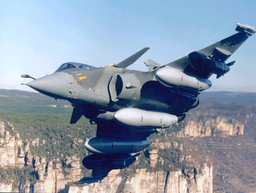
#> input picture sample_2.bmp, 256 x 193 px, shrunk from 1356 x 1020 before the run
$ python lab_1.py
#> lines starting #> are read from the running program, lines starting #| are printed output that depends on the picture; after the words box and inside, x2 and y2 are one past the last pixel; in counts of white or black regions, pixels touching at a corner belong together
from PIL import Image
import numpy as np

import time


def timeit(method):
    def timed(*args, **kw):
        ts = time.time()
        result = method(*args, **kw)
        te = time.time()
        if 'log_time' in kw:
            name = kw.get('log_name', method.__name__.upper())
            kw['log_time'][name] = int((te - ts) * 1000)
        else:
            print('%r  %2.2f ms' % \
                  (method.__name__, (te - ts) * 1000))
        return result
    return timed


class ResultNotExist(Exception):
    pass


class WrongWindowSize(Exception):
    pass


class LabImage:
    def __init__(self, path=None):
#> called with path = 'sample_2.bmp'
        self.path = path
        self.result = None
        self.grayscale_matrix = None
        self.bin_matrix = None

        if path is not None:
            self.orig = Image.open(path).convert("RGB")
#> self.orig is the input picture: PIL image 256x193 RGB; mean R, G, B 140, 153.2, 169.9
            self.size = self.orig.size
#> self.size = (256, 193)
            self.height, self.width = self.size
#> self.height = 256; self.width = 193
            self.rgb_matrix = np.array(self.orig)

    def read(self, path: str):
        self.path = path

        self.orig = Image.open(path).convert("RGB")
        self.size = self.orig.size
        self.height, self.width = self.size
        self.rgb_matrix = np.array(self.orig)

    def show(self):
        if self.result is None:
            self.orig.show()
        else:
            self.result.show()

    def to_grayscale(self):
        gray_matrix = np.sum(self.rgb_matrix, axis=2) // 3
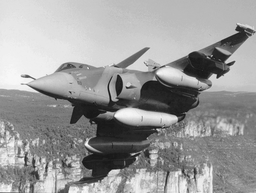
#> gray_matrix: shape (193, 256) uint64; min 13, max 254, mean 154
        gray_im = Image.fromarray(np.uint8(gray_matrix), 'L')

        self.grayscale_matrix = gray_matrix
        self.result = gray_im

    @timeit
    def binarization(self, rsize=3, Rsize=15, eps=15):
        # @timeit
#> called with rsize = 3, Rsize = 15, eps = 15
        def otsu_global(matrix: np.ndarray):
            n_curr = 0
            T_res = 0
            M0_res = 0
            M1_res = 0

            p_tmp = np.unique(matrix, return_counts=True)
            p = p_tmp[1] / matrix.size

            for t in range(matrix.min(), matrix.max()):
                w0 = p[p_tmp[0] <= t].sum() if p[p_tmp[0] <= t].sum() > 0.00001 else 0.00001
                w1 = 1 - w0 if 1 - w0 > 0.00001 else 0.00001
                M0 = (p_tmp[0][p_tmp[0] <= t] * p[p_tmp[0] <= t]).sum() / w0
                M1 = (p_tmp[0][p_tmp[0] > t] * p[p_tmp[0] > t]).sum() / w1
                D0 = (p[p_tmp[0] <= t] * np.square(p_tmp[0][p_tmp[0] <= t] - M0)).sum()
                D1 = (p[p_tmp[0] > t] * np.square(p_tmp[0][p_tmp[0] > t] - M1)).sum()

                n = (w0 * w1 * (M0 - M1)**2) // (w0 * D0 + w1 * D1)
                if n >= n_curr:
                    n_curr = n
                    T_res = t
                    M0_res = M0
                    M1_res = M1

            return T_res, M0_res, M1_res

        @timeit
        def split_submatrix(matrix: np.ndarray, submat1_shape: tuple, submat2_shape: tuple):
#> called with submat1_shape = (3, 3), submat2_shape = (15, 15)
            p, q = submat1_shape
            P, Q = submat2_shape
            m, n = matrix.shape
            k = []
            K = []

            bias_p = (P - p) // 2
            bias_q = (Q - q) // 2
            for x in range(0, m, p):
                for y in range(0, n, q):
                    k.append(((x, (x + p) if (x + p - m) < 0 else m),
                              (y, (y + q) if (y + q - n) < 0 else n)))
                    K.append((((x - bias_p) if (x - bias_p) > 0 else 0, (x + P - bias_p) if (x + P - bias_p) < m else m),
                             ((y - bias_q) if (y - bias_q) > 0 else 0, (y + Q - bias_q) if (y + Q - bias_q) < n else n)))
            return k, K

        def binarization_processor(matrix_ind: tuple, epsilon=eps):
            matrix_k_ind, matrix_K_ind = matrix_ind
            matrix_k = self.grayscale_matrix[matrix_k_ind[0][0]: matrix_k_ind[0][1],
                                             matrix_k_ind[1][0]: matrix_k_ind[1][1]]
            matrix_K = self.grayscale_matrix[matrix_K_ind[0][0]: matrix_K_ind[0][1],
                                             matrix_K_ind[1][0]: matrix_K_ind[1][1]]
            T, M0, M1 = otsu_global(matrix_K)

            if abs(M1 - M0) >= epsilon:
                self.bin_matrix[matrix_k_ind[0][0]: matrix_k_ind[0][1], matrix_k_ind[1][0]: matrix_k_ind[1][1]] = \
                    np.where(matrix_k < T, 0, 255)
            else:
                k_mean = matrix_k.mean()
                new_T = (M0 + M1) / 2
                self.bin_matrix[matrix_k_ind[0][0]: matrix_k_ind[0][1], matrix_k_ind[1][0]: matrix_k_ind[1][1]]\
                    .fill(0 if k_mean <= new_T else 255)

        if (not (rsize % 2) and not (Rsize % 2)) or ((rsize % 2) and (Rsize % 2)):
            if self.grayscale_matrix is None:
                self.to_grayscale()
            self.bin_matrix = self.grayscale_matrix.astype(np.uint8)

            k, K = split_submatrix(self.bin_matrix, (rsize, rsize), (Rsize, Rsize))
#> k = 5590 items; K = 5590 items

            for x in zip(k, K):
                binarization_processor(x)
#> this loop made 5590 passes
#> (matrix_k_ind in binarization_processor, matrix_K_ind in binarization_processor, matrix_k in binarization_processor, T in binarization_processor, M0 in binarization_processor, M1 in binarization_processor, k_mean in binarization_processor, new_T in binarization_processor) on passes 10 to 12: (((0, 3), (27, 30)), ((0, 9), (21, 36)), [[223, 221, 220], [223, 223, 222], [223, 223, 221]], 222, 220.8, 223.5, 222.1, 222.2), (((0, 3), (30, 33)), ((0, 9), (24, 39)), [[221, 220, 220], [222, 220, 222], [220, 220, 219]], 221, 219.1, 222.9, 220.4, 221), (((0, 3), (33, 36)), ((0, 9), (27, 42)), [[217, 218, 220], [220, 221, 217], [222, 221, 219]], 220, 218, 222.4, 219.4, 220.2)

            self.result = Image.fromarray(self.bin_matrix, 'L')
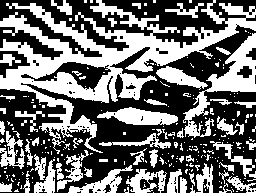
#> self.result: PIL image 256x193 L; 43.4% white; 252 white regions (200 under 20 px), largest, box (x1, y1, x2, y2) and area: (0, 0, 256, 154) 10916, (183, 33, 256, 138) 1992, (97, 107, 178, 125) 868

        else:
            raise WrongWindowSize("Rsize={} and rsize={} must be even or odd both together".format(Rsize, rsize))

    def save(self, name: str):
        if self.result is not None:
            self.result.save(name)
        else:
            raise ResultNotExist("No such results for saving it to {}".format(name))


im = LabImage("sample_2.bmp")
im.to_grayscale()
im.binarization(rsize=3, Rsize=15)
im.show()
